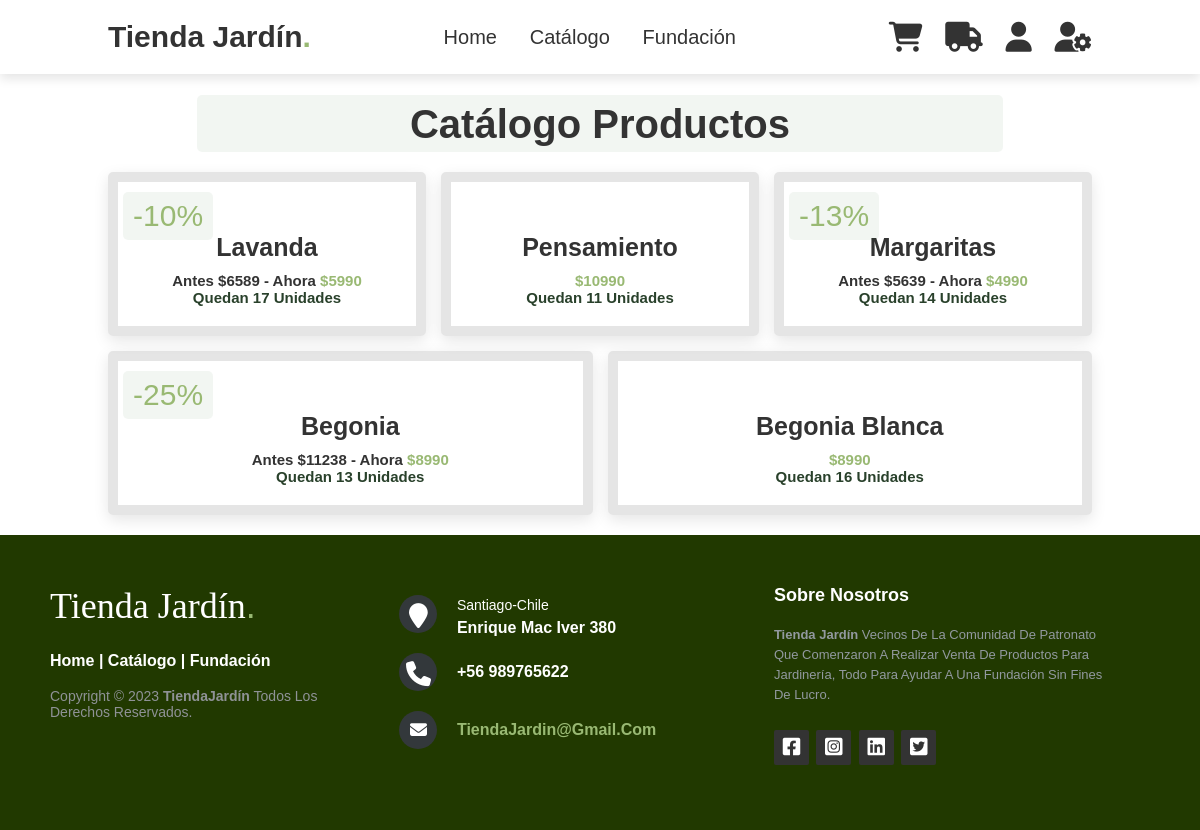
/catalogo, run on the app's committed database.
### core/models.py (models this page shows, shortened)
class Producto(models.Model):
    codigo = models.CharField(max_length=4, primary_key=True)
    detalle = models.CharField(max_length=200)
    precio = models.IntegerField()
    stock = models.IntegerField()
    oferta = models.BooleanField()
    porcentaje = models.IntegerField()
    imagen = models.CharField(max_length=200)
    def tachado(self):
        if self.oferta:
            return "Antes $"+str(round((self.precio * self.porcentaje)/100)+ self.precio)+" - Ahora"
        return ""

### core/views.py (the view)
# urls.py: path('catalogo', catalogo, name="catalogo"),
def catalogo(request):
    plantas = Producto.objects.all()
    return render(request, 'core/catalogo.html', {'plantas': plantas, "carro":request.session.get("carro", [])})

### core/templates/core/catalogo.html (shortened to what this page needs)
{% extends 'core/base.html' %}
{% load static %}
{% block content %}
<section class="productos" id="productos">
    <section class="nombretitulo" id="nombretitulo">
        <h1 class="titulo"> Catálogo Productos</h1>
    </section>
    <div class="box_contenedor">
        {% for box in plantas %}
        <div class="box">
            {% if box.oferta %}
            <span class="descuento">-{{box.porcentaje}}%</span>
            {% endif %}
            <div class="imagen">
            </div>
            <div class="contenido">
                <h3>{{ box.detalle }}</h3>
                <h5>{{ box.tachado }} <span>  ${{ box.precio }} </span></h5>
                <div class="unidades"><span> quedan </span> {{box.stock}} unidades</div>
            </div>
        </div>
        {% endfor %}
    </div>
</section>
{% endblock %}

### core/templates/core/base.html (shortened to what this page needs)
{% load static %}
<!DOCTYPE html>
<html lang="es">
<head>
    <link rel="stylesheet" href="https://cdnjs.cloudflare.com/ajax/libs/font-awesome/6.4.0/css/all.min.css">
    <link rel="stylesheet" href="{% static 'estilo.css' %}">
</head>
<body>
    <header>
        <a href="{% url 'home' %}" class = "logo">Tienda Jardín<span>.</span></a>
        <nav class = "navbar">
            <a href="{% url 'home' %}">Home</a>
            <a href="{% url 'catalogo' %}">Catálogo</a>
            <a href="{% url 'fundacion' %}">Fundación</a>
        </nav>
        <div class="iconos">
            <abbr title="Carrito"><a href="{% url 'carrito' %}" class="fas fa-shopping-cart"></a></abbr>
            <abbr title="Envíos"><a href="{% url 'envios' %}" class="fa-solid fa-truck"></a></abbr>
            {% if user.is_authenticated %}
                <abbr title="Cerrar Sesión"><a href="{% url 'logout' %}" class="fa-solid fa-arrow-right-from-bracket"></a></abbr>
                <span style="font-size: 20px; font-weight: bolder;
                 font-family: Verdana, Geneva, Tahoma, sans-serif; color: #333; margin-left: 10px;"> {{ user.username }} </span>
                 {% if suscrito %}
                 <i class="fa-solid fa-badge-check" style="color: #28bd0a;"></i>
                 {% else %}
                 <i class="fa-solid fa-badge" style="color: #7a7a7a;"></i>
                 {% endif %}
            {% else %}
                <abbr title="Iniciar Sesión"><a href="{% url 'login' %}" class="fas fa-user"></a></abbr>
            {% endif %}
            <abbr title="Admin Django"><a href="http://127.0.0.1:8000/admin/login/?next=/admin/" class="fa-solid fa-user-gear"></a></abbr>
        </div>
    </header>
    {% block content %}
    {% endblock %}
    <footer class="footer-distributed">
        <div class="footer-left">
            <h3>Tienda Jardín<span>.</span></h3>
            <p class="footer-links">
                <a href="{% url 'home' %}">Home</a>
                |
                <a href="{% url 'catalogo' %}">Catálogo</a>
                |
                <a href="{% url 'fundacion' %}">Fundación</a>
            </p>
            <p class="footer-company-name">Copyright © 2023 <strong>TiendaJardín</strong> Todos Los Derechos Reservados.</p>
        </div>
        <div class="footer-center">
            <div>
                <i class="fa fa-map-marker"></i>
                <p><span>Santiago-Chile</span>
                    Enrique Mac Iver 380</p>
            </div>
            <div>
                <i class="fa fa-phone"></i>
                <p>+56 989765622</p>
            </div>
            <div>
                <i class="fa fa-envelope"></i>
                <p><a href="#">TiendaJardin@gmail.com</a></p>
            </div>
        </div>
        <div class="footer-right">
            <p class="footer-company-about">
                <span>Sobre Nosotros</span>
                <strong>Tienda Jardín</strong> Vecinos de la comunidad de Patronato
                 que comenzaron a realizar venta de productos para jardinería,
                 todo para ayudar a una fundación sin fines de lucro.
            </p>
            <div class="footer-icons">
                <a href="#"><i class="fa-brands fa-square-facebook"></i></a>
                <a href="#"><i class="fa-brands fa-square-instagram"></i></a>
                <a href="#"><i class="fa-brands fa-linkedin"></i></a>
                <a href="#"><i class="fa-brands fa-square-twitter"></i></a>
            </div>
        </div>
    </footer>
</body>
</html>

### core/static/estilo.css (style rules this page uses)
:root { --verde : #99B973; }
* { margin: 0; padding: 0; box-sizing: border-box; font-family: Verdana, Geneva, Tahoma, sans-serif; outline: none; border: none; text-decoration: none; text-transform: capitalize; }
html { font-size: 62.5%; scroll-behavior: smooth; scroll-padding-top: 6rem; overflow-x: hidden; }
section { padding: 2rem 9%; }
header { position: fixed; top: 0; left: 0; right: 0; background: #fff; padding: 2rem 9%; display: flex; align-items: center; justify-content: space-between; z-index: 1000; box-shadow: 0 .5rem 1rem rgba(0, 0, 0, .1); }
header .logo { font-size: 3rem; color: #333; font-weight: bolder; }
header .logo span { color: var(--verde); }
header .navbar a { font-size: 2rem; padding: 0 1.5rem; color: #333; }
header .iconos a { font-size: 3rem; margin-left: 2rem; color: #333; }
.nombretitulo { padding-top: 7.5rem; padding-bottom: 2rem; }
.productos .titulo { font-size: 4rem; color: #333; }
.productos h1 { text-align: center; top: 1rem; left: 0.5rem; padding: .7rem 1rem; color: var(--verde); background: rgba(15, 78, 2, 0.05); border-radius: .5rem; padding-bottom: .5rem; }
.productos .box_contenedor { display: flex; flex-wrap: wrap; gap: 1.5rem; }
.productos .box_contenedor .box { flex: 1 1 30rem; box-shadow: 0 .5rem 1.5rem rgba(0, 0, 0, .1); border-radius: .5rem; border: 1rem solid rgba(0, 0, 0, .1); position: relative; }
.productos .box_contenedor .box .descuento { position: absolute; top: 1rem; left: 0.5rem; padding: .7rem 1rem; font-size: 3rem; color: var(--verde); background: rgba(15, 78, 2, 0.05); z-index: 1; border-radius: .5rem; }
.productos .box_contenedor .box .imagen { position: relative; text-align: center; padding-top: 2rem; overflow: hidden; }
.productos .box_contenedor .box .contenido { padding: 2rem; text-align: center; }
.productos .box_contenedor .box .contenido h3 { font-size: 2.5rem; color: #333; }
.productos .box_contenedor .box .contenido h5 { font-size: 1.5rem; color: #333; padding-top: 1rem; }
.productos .box_contenedor .box .contenido h5 span { font-size: 1.5rem; color:var(--verde); font-weight: bold; }
.productos .box_contenedor .box .contenido .unidades { font-size: 1.5rem; color:#29412b; font-weight: bold; }
footer { position: fixed; bottom: 0; }
.footer-distributed { background-color: #213900; box-sizing: border-box; width: 100%; text-align: left; font: bold 16px sans-serif; padding: 50px 50px 60px 50px; }
.footer-distributed .footer-left, .footer-distributed .footer-center, .footer-distributed .footer-right { display: inline-block; vertical-align: top; }
.footer-distributed .footer-left { width: 30%; }
.footer-distributed h3 { color: #ffffff; font: normal 36px 'Cookie', cursive; margin: 0; }
.footer-distributed h3 span { color: var(--verde); }
.footer-distributed .footer-links { color: #ffffff; margin: 20px 0 12px; }
.footer-distributed .footer-links a { display: inline-block; line-height: 1.8; text-decoration: none; color: inherit; }
.footer-distributed .footer-company-name { color: #8f9296; font-size: 14px; font-weight: normal; margin: 0; }
.footer-distributed .footer-center { width: 35%; }
.footer-distributed .footer-center i { background-color: #33383b; color: #ffffff; font-size: 25px; width: 38px; height: 38px; border-radius: 50%; text-align: center; line-height: 42px; margin: 10px 15px; vertical-align: middle; }
.footer-distributed .footer-center i.fa-envelope { font-size: 17px; line-height: 38px; }
.footer-distributed .footer-center p { display: inline-block; color: #ffffff; vertical-align: middle; margin: 0; }
.footer-distributed .footer-center p span { display: block; font-weight: normal; font-size: 14px; line-height: 2; }
.footer-distributed .footer-center p a { color: var(--verde); text-decoration: none; ; }
.footer-distributed .footer-right { width: 30%; }
.footer-distributed .footer-company-about { line-height: 20px; color: #92999f; font-size: 13px; font-weight: normal; margin: 0; }
.footer-distributed .footer-company-about span { display: block; color: #ffffff; font-size: 18px; font-weight: bold; margin-bottom: 20px; }
.footer-distributed .footer-icons { margin-top: 25px; }
.footer-distributed .footer-icons a { display: inline-block; width: 35px; height: 35px; cursor: pointer; background-color: #333; border-radius: 2px; font-size: 20px; color: #ffffff; text-align: center; line-height: 35px; margin-right: 3px; margin-bottom: 5px; }

### data on the page
Producto: porcentaje "10", detalle "Lavanda", tachado "Antes $6589 - Ahora", precio "5990", stock "17"
Producto: detalle "Pensamiento", precio "10990", stock "11"
Producto: porcentaje "13", detalle "Margaritas", tachado "Antes $5639 - Ahora", precio "4990", stock "14"
Producto: porcentaje "25", detalle "Begonia", tachado "Antes $11238 - Ahora", precio "8990", stock "13"
Producto: detalle "Begonia Blanca", precio "8990", stock "16"
